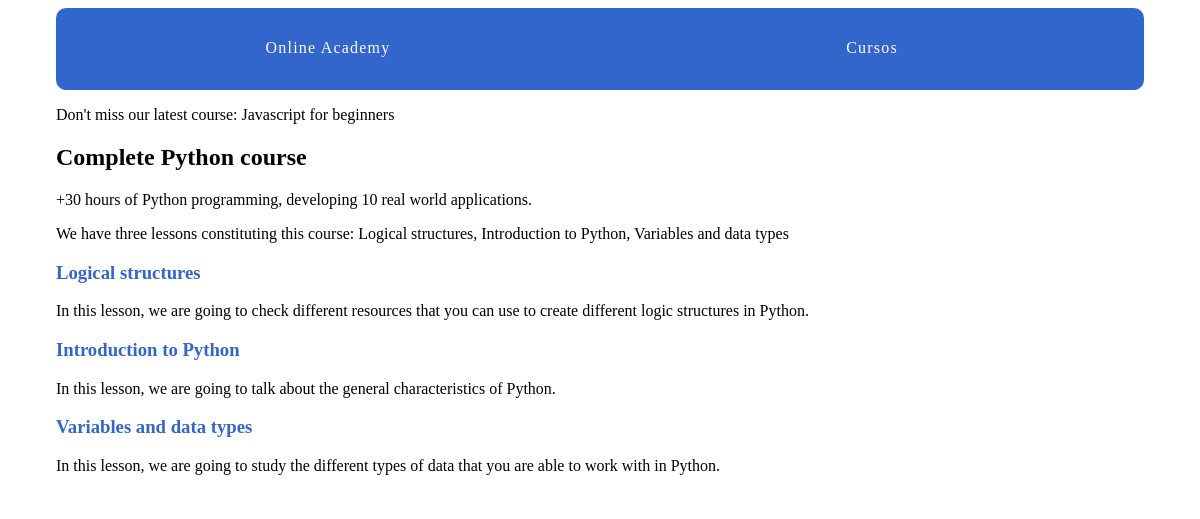
The page /courses/1/ on the database as committed earlier.
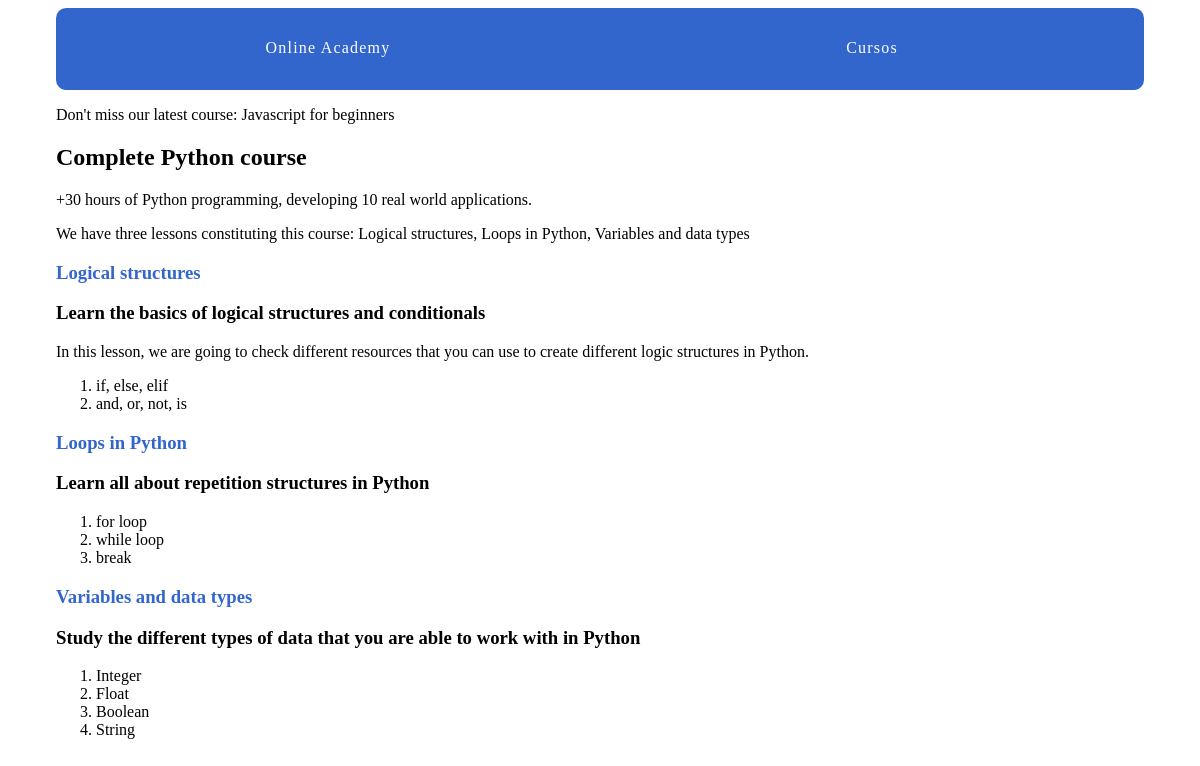
The same page on the database as committed later.
### courses/models.py (models this page shows)
class Courses(models.Model):
    created_at = models.DateTimeField(auto_now_add=True)
    title = models.CharField(max_length=30)
    description = models.TextField()
    def __str__(self):
        return self.title

class Lessons(models.Model):
    title = models.CharField(max_length=30)
    description = models.TextField()
    content = models.TextField(blank=True, default='')
    order = models.IntegerField(default=0)
    course = models.ForeignKey(Courses, on_delete=models.CASCADE)
    class Meta:
        ordering = ['order', ]
    def __str__(self):
        return self.title

### courses/views.py (the view)
# urls.py: path('<int:pk>/', views.courses_detail, name='course_detail'),
def courses_detail(request, pk):
    course = get_object_or_404(Courses, pk=pk)
    return render(request, 'courses/course_detail.html', {'course': course})

### courses/templatetags/course_extras.py (called while the page is built)
@register.simple_tag
def last_course():
    return Courses.objects.latest('created_at')

@register.filter('markdown_to_html')
def markdown_to_html(markdown_text):
    html_body = markdown2.markdown(markdown_text)
    return mark_safe(html_body)

### courses/templates/courses/course_detail.html (shortened to what this page needs)
{% extends "layout.html" %}
{% load humanize course_extras %}
{% block content %}
<article>
    <h2>{{ course.title }}</h2>
    <p>{{ course.description }}</p>
    <p>We have {{ course.lessons_set.count|apnumber }} lesson{{ course.lessons_set.count|pluralize }} constituting this course: {{ course.lessons_set.all|join:", " }}</p>
    <section>
        {% for lesson in course.lessons_set.all %}
            <h3>
                <a href="{% url 'courses:lesson_detail' courses_pk=lesson.course.pk lesson_pk=lesson.pk %}"> {{ lesson.title }} </a>
            </h3>
            {{ lesson.description|markdown_to_html }}
        {% endfor %}
    </section>
</article>
{% endblock %}

### online_academy/templates/layout.html (shortened to what this page needs)
{% load static from static %}
{% load course_extras %}
<!DOCTYPE html>
<html lang="en" dir="ltr">
    <head>
        <link rel="stylesheet" href="{% static 'css/layout.css' %}">
    </head>
    <body>
        <div class="site-container">
            <nav>
                <a href="{% url 'home' %}">Online Academy</a>
                <a href="{% url 'courses:courses_list' %}">Cursos</a>
            </nav>
            <p>Don't miss our latest course: {% last_course %}</p>
            {% block content %}{% endblock %}
        </div>
    </body>
</html>

### assets/css/layout.css (style rules this page uses)
html { box-sizing: border-box; }
*, *::after, *::before { box-sizing: inherit; }
.site-container { max-width: 68em; margin-left: auto; margin-right: auto; }
.site-container::after { clear: both; content: ""; display: table; }
.site-container nav { width: 100%; display: table; width: 100%; table-layout: fixed; border-bottom-left-radius: 10px; border-bottom-right-radius: 10px; border-top-left-radius: 10px; border-top-right-radius: 10px; border-bottom-left-radius: 10px; border-top-left-radius: 10px; border-bottom-right-radius: 10px; border-top-right-radius: 10px; background-color: #3366CC; margin-bottom: 1em; overflow: hidden; }
.site-container nav a { display: table-cell; width: 8.33333%; padding: 10px; border-bottom: 2px solid #3366CC; color: #FFFFFF; letter-spacing: 0.075em; line-height: 60px; text-align: center; text-decoration: none; }
article h2 a, article h3 a { color: #3366CC; text-decoration: none; }

Rows that differ between the two databases and show on the page:
changed through a linked row, Courses "Complete Python course": lessons_set.all "Logical structures, Introduction to Python, Variables and data types" → "Logical structures, Loops in Python, Variables and data types"
changed Lessons "Logical structures": description "In this lesson, we are going to check different resources that you can use to create different logic structures in Python." → "Learn the basics of logical structures and conditionals In this lesson, we are going to check different resources that you can use to create different logic structures in Python. if, else, elif and, or, not, is"
changed Lessons: title "Introduction to Python" → "Loops in Python"; description "In this lesson, we are going to talk about the general characteristics of Python." → "Learn all about repetition structures in Python for loop while loop break"
changed Lessons "Variables and data types": description "In this lesson, we are going to study the different types of data that you are able to work with in Python." → "Study the different types of data that you are able to work with in Python Integer Float Boolean String"
